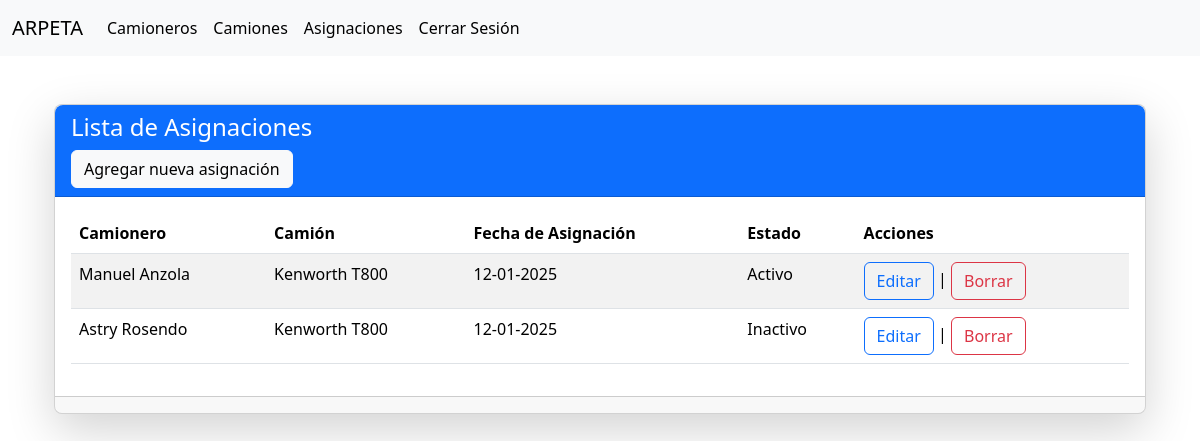
Page /camioneros_camiones (signed in) on the committed database.
### nose/models.py (models this page shows, shortened)
class CamioneroCamion(models.Model):
    camionero = models.ForeignKey(Camionero, on_delete=models.CASCADE, verbose_name='Camionero')
    camion = models.ForeignKey(Camion, on_delete=models.CASCADE, verbose_name='Camión')
    fecha_asignacion = models.DateField(verbose_name='Fecha de Asignación')
    activo = models.BooleanField(default=True, verbose_name='Activo')
    class Meta:
        constraints = [
            models.UniqueConstraint(fields=['camionero', 'camion'], name='unique_camionero_camion')
        ]
        verbose_name = 'Relación Camionero-Camión'
        verbose_name_plural = 'Relaciones Camionero-Camión'
    @property
    def fecha_formateada(self):
        return self.fecha_asignacion.strftime("%d-%m-%Y")
    @property
    def estado_texto(self):
        return "Activo" if self.activo else "Inactivo"

class Camionero(models.Model):
    cedula = models.CharField(primary_key=True, max_length=10, verbose_name='Cédula')
    nombre = models.CharField(max_length=50, verbose_name='Nombre')
    apellido = models.CharField(max_length=50, verbose_name='Apellido')
    autonomo = models.BooleanField(default=True, verbose_name='Autónomo')

class Camion(models.Model):
    placa = models.CharField(primary_key=True, max_length=10, verbose_name='Placa')
    modelo = models.CharField(max_length=50, verbose_name='Modelo')
    alto = models.DecimalField(max_digits=5, decimal_places=2, verbose_name='Alto')
    ancho = models.DecimalField(max_digits=5, decimal_places=2, verbose_name='Ancho')
    largo = models.DecimalField(max_digits=5, decimal_places=2, verbose_name='Largo')

### nose/views.py (the view)
# urls.py: path('camioneros_camiones', views.camioneros_camiones, name='camioneros_camiones'),
@login_required
def camioneros_camiones(request):
    camioneros_camiones = CamioneroCamion.objects.all()
    return render(request, 'camioneros_camiones/index_camionero_camion.html', {'camioneros_camiones': camioneros_camiones})

### nose/templates/camioneros_camiones/index_camionero_camion.html (shortened to what this page needs)
{% extends "base.html" %}
{% block contenido %}
<div class="container mt-5">
    <div class="card shadow-lg" style="border-radius: 8px;">
        <div class="card-header bg-primary text-white" style="border-top-left-radius: 8px; border-top-right-radius: 8px;">
            <h4>Lista de Asignaciones</h4>
            <a class="btn btn-light" href="{% url 'crear_camionero_camion' %}" role="button">Agregar nueva asignación</a>
        </div>
        <div class="card-body">
            <table class="table table-striped">
                <thead>
                    <tr>
                        <th>Camionero</th>
                        <th>Camión</th>
                        <th>Fecha de Asignación</th>
                        <th>Estado</th>
                        <th>Acciones</th>
                    </tr>
                </thead>
                <tbody>
                    {% for camionero_camion in camioneros_camiones %}
                    <tr>
                        <td>{{ camionero_camion.camionero.nombre }} {{ camionero_camion.camionero.apellido }}</td>
                        <td>{{ camionero_camion.camion.modelo }}</td>
                        <td>{{ camionero_camion.fecha_formateada }}</td>
                        <td>{{ camionero_camion.estado_texto }}</td>
                        <td>
                            <a class="btn btn-outline-primary" href="{% url 'editar_camionero_camion' camionero_camion.id %}" role="button">Editar</a> |
                            <a class="btn btn-outline-danger" href="{% url 'borrar_camionero_camion' camionero_camion.id %}" role="button" onclick="return confirm('¿Está seguro de que desea borrar ésta asignación?');">Borrar</a>
                        </td>
                    </tr>
                    {% endfor %}
                </tbody>
            </table>
        </div>
        <div class="card-footer text-muted" style="border-bottom-left-radius: 8px; border-bottom-right-radius: 8px;">
        </div>
    </div>
</div>
{% endblock %}

### nose/templates/base.html (shortened to what this page needs)
{% load static %}
<!doctype html>
<html lang="en">
    <head>
        <link
            href="https://cdn.jsdelivr.net/npm/bootstrap@5.3.2/dist/css/bootstrap.min.css"
            rel="stylesheet"
        />
    </head>
    <body>
        <nav class="navbar navbar-expand-lg navbar-light bg-light">
            <div class="container-fluid">
                <a class="navbar-brand" href="{% url 'inicio' %}">ARPETA</a>
                <div class="collapse navbar-collapse" id="navbarNav">
                    <ul class="navbar-nav">
                        <li class="nav-item">
                            <a class="nav-link active" href="{% url 'camioneros' %}">Camioneros</a>
                        </li>
                        <li class="nav-item">
                            <a class="nav-link active" href="{% url 'camiones' %}">Camiones</a>
                        </li>
                        <li class="nav-item">
                            <a class="nav-link active" href="{% url 'camioneros_camiones' %}">Asignaciones</a>
                        </li>
                        <li class="nav-item">
                            <a class="nav-link active" href="{% url 'logout' %}">Cerrar Sesión</a>
                        </li>
                    </ul>
                </div>
            </div>
        </nav>
        <div class="container mt-5">
            {% block contenido %}
            {% endblock %}
        </div>
    </body>
</html>

### rows in the picture
CamioneroCamion: camionero.nombre "Manuel", camionero.apellido "Anzola", camion.modelo "Kenworth T800", fecha_formateada "12-01-2025", estado_texto "Activo"
CamioneroCamion: camionero.nombre "Astry", camionero.apellido "Rosendo", camion.modelo "Kenworth T800", fecha_formateada "12-01-2025", estado_texto "Inactivo"
